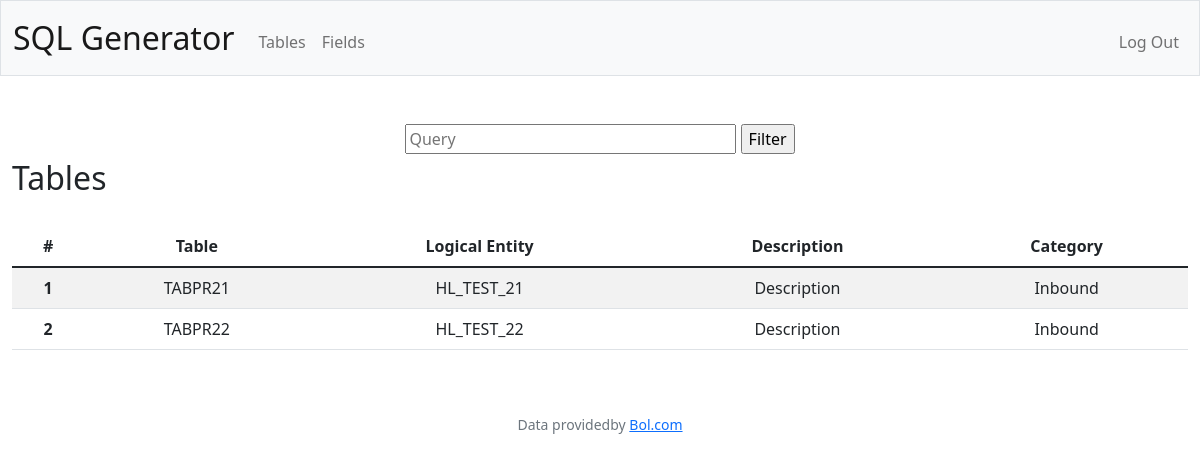
/tables (signed in), run on an earlier commit of the app's database.
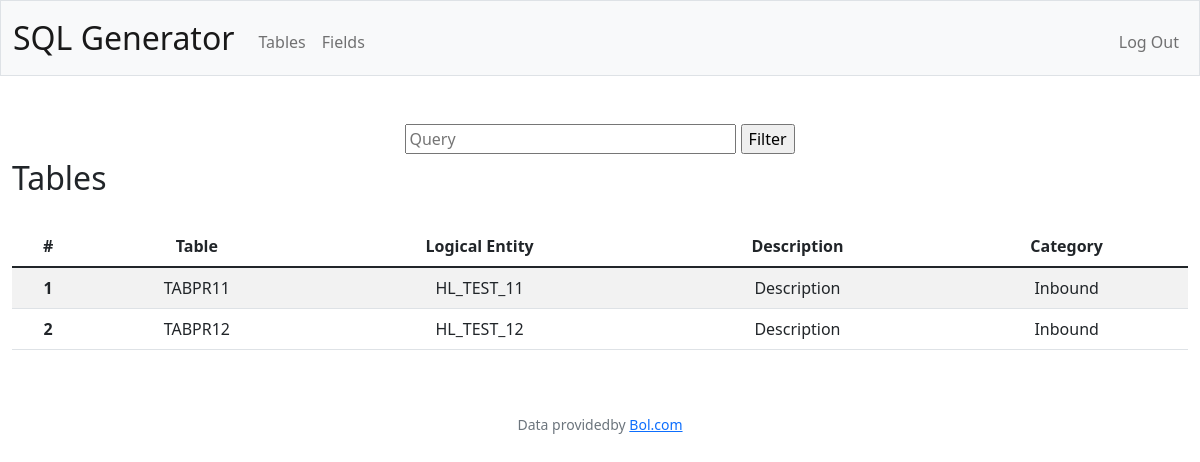
And on a later commit of the database.
### naarden/models.py (models this page shows, shortened)
class Tables(db.Model):
    __tablename__ = 'tables'
    user_id = db.Column(db.Integer, db.ForeignKey('users.id'),primary_key=True)
    table_name = db.Column(db.Text(), primary_key=True)
    logical_entity = db.Column(db.Text(), nullable=False)
    description = db.Column(db.Text(), nullable=True)
    category = db.Column(db.String(20), nullable=True)
    column_id = db.relationship('Columns', backref='table_columns', lazy=True)

### naarden/views.py (the view)
@app.route("/tables", methods=['GET', 'POST'])
@login_required
def tables():
    q = request.args.get("q")
    if q:
        q = "%{}%".format(request.args.get("q")).upper()
        user_tables = Tables.query.filter(  Tables.user_id==current_user.id,
                                            and_(
                                                or_(
                                                    Tables.table_name.like(q),
                                                    Tables.description.like(q),
                                                    Tables.logical_entity.like(q),
                                                    Tables.category.like(q)
                                                )
                                            )
                                        )
    else:
        user_tables = Tables.query.filter(Tables.user_id==current_user.id)
    return render_template("tables.html", user_tables=user_tables)

### naarden/models.py (called while the page is built)
@login_manager.user_loader
def load_user(user_id):
    return Users.query.get(int(user_id))

### naarden/templates/tables.html (shortened to what this page needs)
{% extends "layout.html" %}
{% block main %}
<div class="container-xxl text-center py-5 text-center">
    <div class="row justify-content-center">
        <div class="col-xxl">
            <form action="/tables" method="get">
                <input autocomplete="off" placeholder="Query" type="search" name="q" size="30" id="search">
                <input type="submit" value="Filter">
            </form>
            <p class="fs-2 text-start">Tables</p>
            <table class="table table-striped table-hover mt-4">
                <thead>
                    <tr>
                        <th scope="col">#</th>
                        <th scope="col">Table</th>
                        <th scope="col">Logical Entity</th>
                        <th scope="col">Description</th>
                        <th scope="col">Category</th>
                    </tr>
                </thead>
                <tbody>
                    {% for user_table in user_tables %}
                    <tr data-href="{{ url_for('table_columns' , table_columns=user_table.table_name) }}">
                        <th scope="row">{{ loop.index }}</th>
                        <td id="text">{{ user_table.table_name }}</td>
                        <td id="text">{{ user_table.logical_entity }}</td>
                        <td id="text">{{ user_table.description }}</td>
                        <td id="text">{{ user_table.category }}</td>
                    </tr>
                    {% endfor %}
                </tbody>
            </table>
        </div>
    </div>
</div>
{% endblock %}

What changed in the data, as far as the page shows it:
no longer on this page (row edited): Tables: table_name "TABPR21", logical_entity "HL_TEST_21", description "Description", category "Inbound"
no longer on this page (row edited): Tables: table_name "TABPR22", logical_entity "HL_TEST_22", description "Description", category "Inbound"
now on this page (row edited): Tables: table_name "TABPR11", logical_entity "HL_TEST_11", description "Description", category "Inbound"
now on this page (row edited): Tables: table_name "TABPR12", logical_entity "HL_TEST_12", description "Description", category "Inbound"
